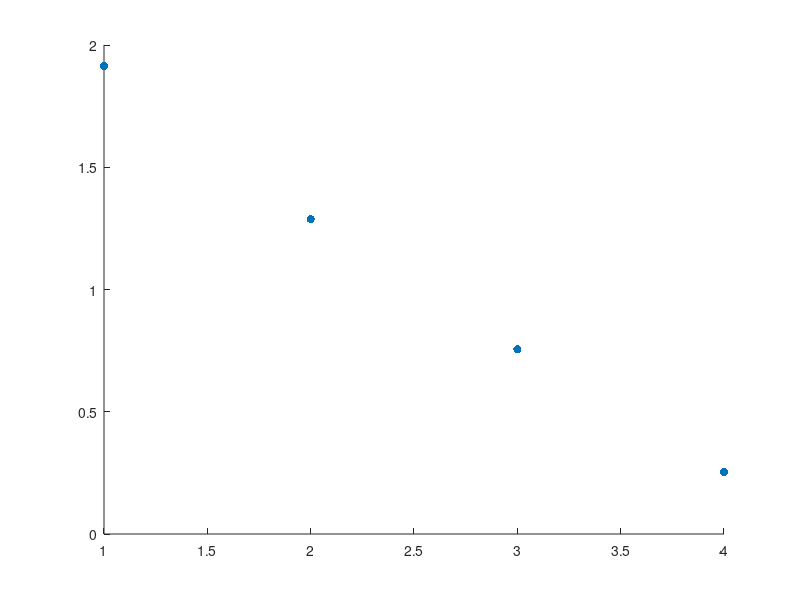

Reproduce this figure in MATLAB. (Note: this script raises an error after producing the figure.)
clf

clear

A = 2*rand(5,4)-1;

s1 = svd(A);
s2 = svd(A(1:4,:));


scatter(1:4, s1, 'filled');
hold on
%scatter(1:4, s2, 'filled');
for i = 1:numel(s2)
  yline(s2(i));
end
hold off

xlim([0.5, 4.5])
xticks([1:4]);

yticks([0:2]);
ylim([0,2]);

xlabel("n");
ylabel("\sigma_n");

saveas(gcf, 'figs/singular.png');